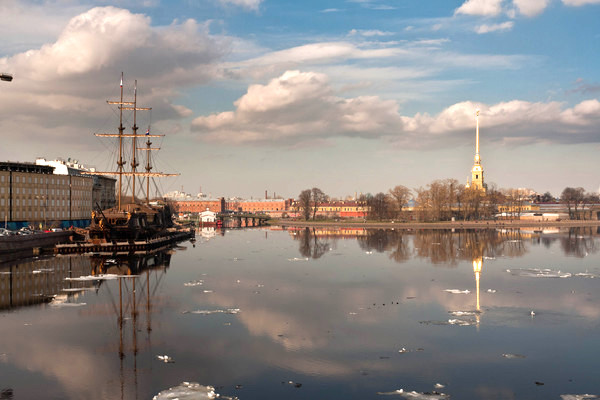
#> input picture nb9/boat/boat1.jpg, 600 x 400 px; its folder holds 3 pictures in this run
$ jupyter execute 09_panoramo.ipynb   (shell and % lines are left out)
#> lines starting #> are read from the running program, lines starting #| are printed output that depends on the picture
# Creating Panoramas using OpenCV

[cell 1]
import os
import cv2
import math
from glob import glob
import numpy as np
import matplotlib.pyplot as plt

### Steps for Creating Panoramas

- Find keypoints in all images
- Find pairwise correspondences
- Estimate pairwise Homographies
- Refine Homographies
- Stitch with Blending

[cell 2]
# Read Images
imagefiles = glob(f"./nb9/boat{os.sep}*")
imagefiles.sort()

images = []
for filename in imagefiles:
    img = cv2.imread(filename)
#> img is the input picture: shape (400, 600, 3); mean B, G, R 134.6, 137.8, 144.1
    img = cv2.cvtColor(img, cv2.COLOR_BGR2RGB)
    images.append(img)
    print(filename)

num_images = len(images)
#> num_images = 3

[cell 3]
# Display Images

plt.figure(figsize=[30, 10])
num_cols = 3
num_rows = math.ceil(num_images / num_cols)
#> num_rows = 1
for i in range(0, num_images):
    plt.subplot(num_rows, num_cols, i + 1)
    plt.axis('off')
    plt.imshow(images[i])
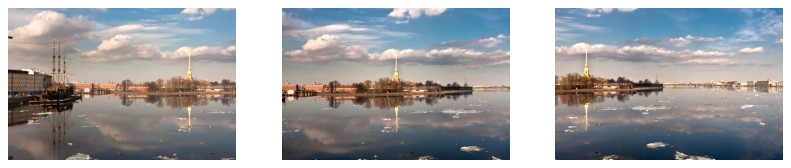
#> figure drawn by matplotlib, 3 panels

[cell 4]
# stitch images

stitcher = cv2.Stitcher_create()
status, result = stitcher.stitch(images)
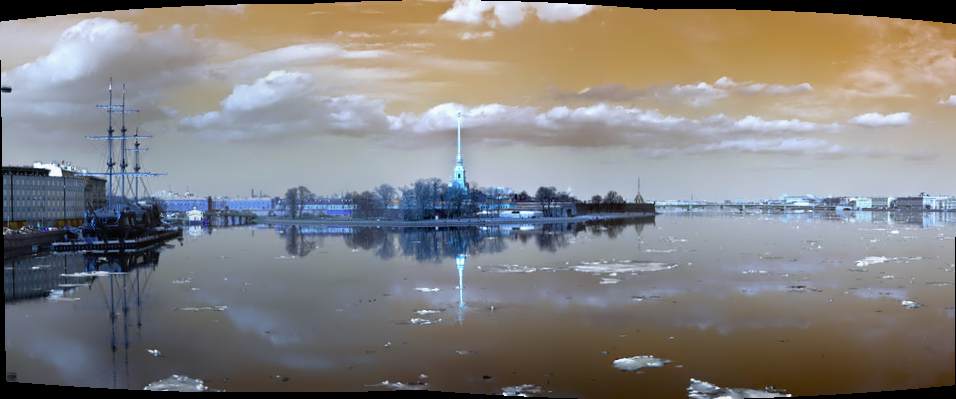
#> result: shape (399, 956, 3); mean of channels 0, 1, 2 129.2, 129.9, 131.9; drawn as B, G, R
#> status = 0

if status == 0:
    plt.figure(figsize=[30, 10])
    plt.imshow(result)
